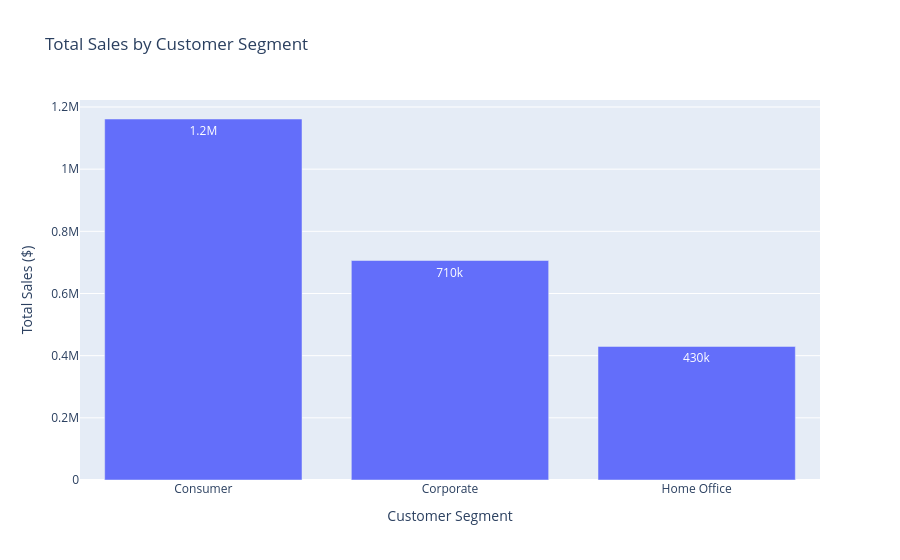

Source (notebook cell):
### Code cell
fig = px.bar(
    sales_segment,
    x="Segment",
    y="Sales",
    title="Total Sales by Customer Segment",
    labels={
        "Segment": "Customer Segment",
        "Sales": "Total Sales ($)"
    },
    text_auto=".2s"
)

fig.show()

### Figure 1 — Plotly figure (JSON) as saved in the notebook; plotly's stock layout.template omitted (floating-point values rounded to 4 significant figures)
{"data": [{"hovertemplate": "Customer Segment=%{x}<br>Total Sales ($)=%{y}<extra></extra>", "legendgroup": "", "marker": {"color": "#636efa", "pattern": {"shape": ""}}, "name": "", "orientation": "v", "showlegend": false, "textposition": "auto", "texttemplate": "%{y:.2s}", "type": "bar", "x": ["Consumer", "Corporate", "Home Office"], "xaxis": "x", "y": [1161000.0, 706100.0, 429700.0], "yaxis": "y"}], "layout": {"barmode": "relative", "legend": {"tracegroupgap": 0}, "title": {"text": "Total Sales by Customer Segment"}, "xaxis": {"anchor": "y", "domain": [0, 1], "title": {"text": "Customer Segment"}}, "yaxis": {"anchor": "x", "domain": [0, 1], "title": {"text": "Total Sales ($)"}}}}
